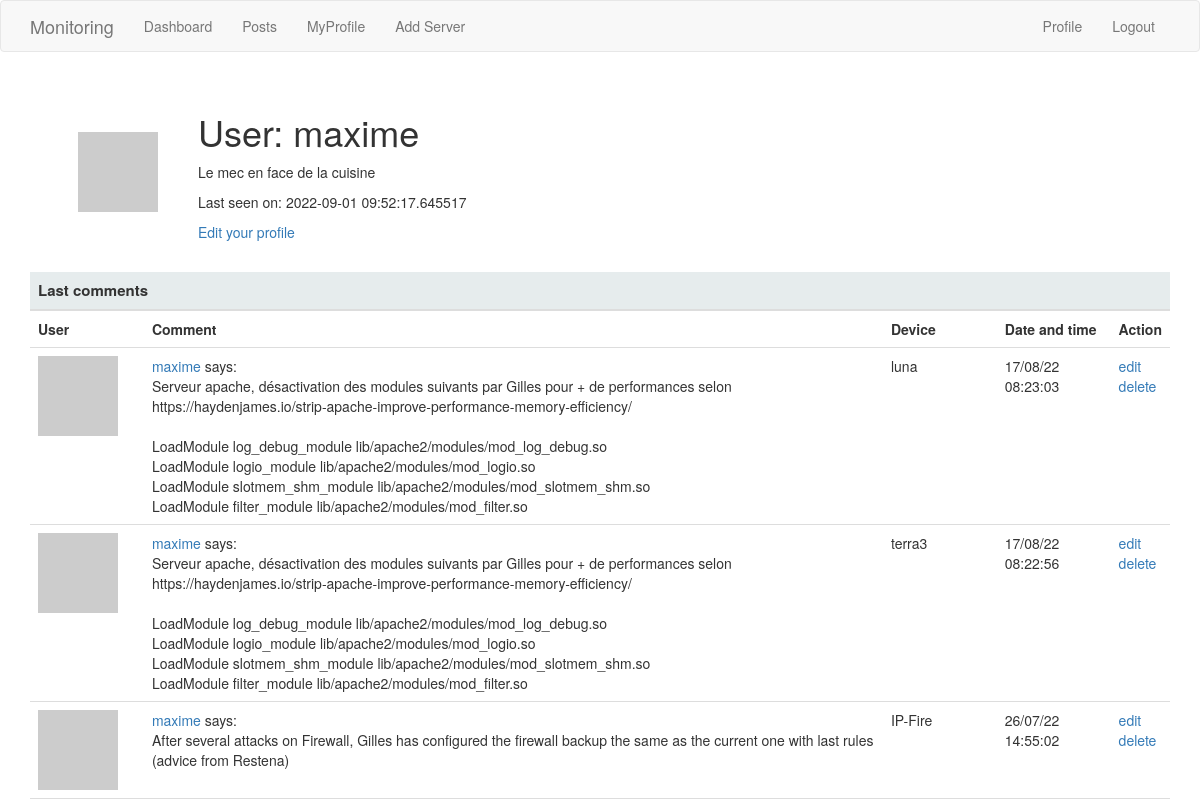
The app's page /user/maxime (signed in, upper part), older data.
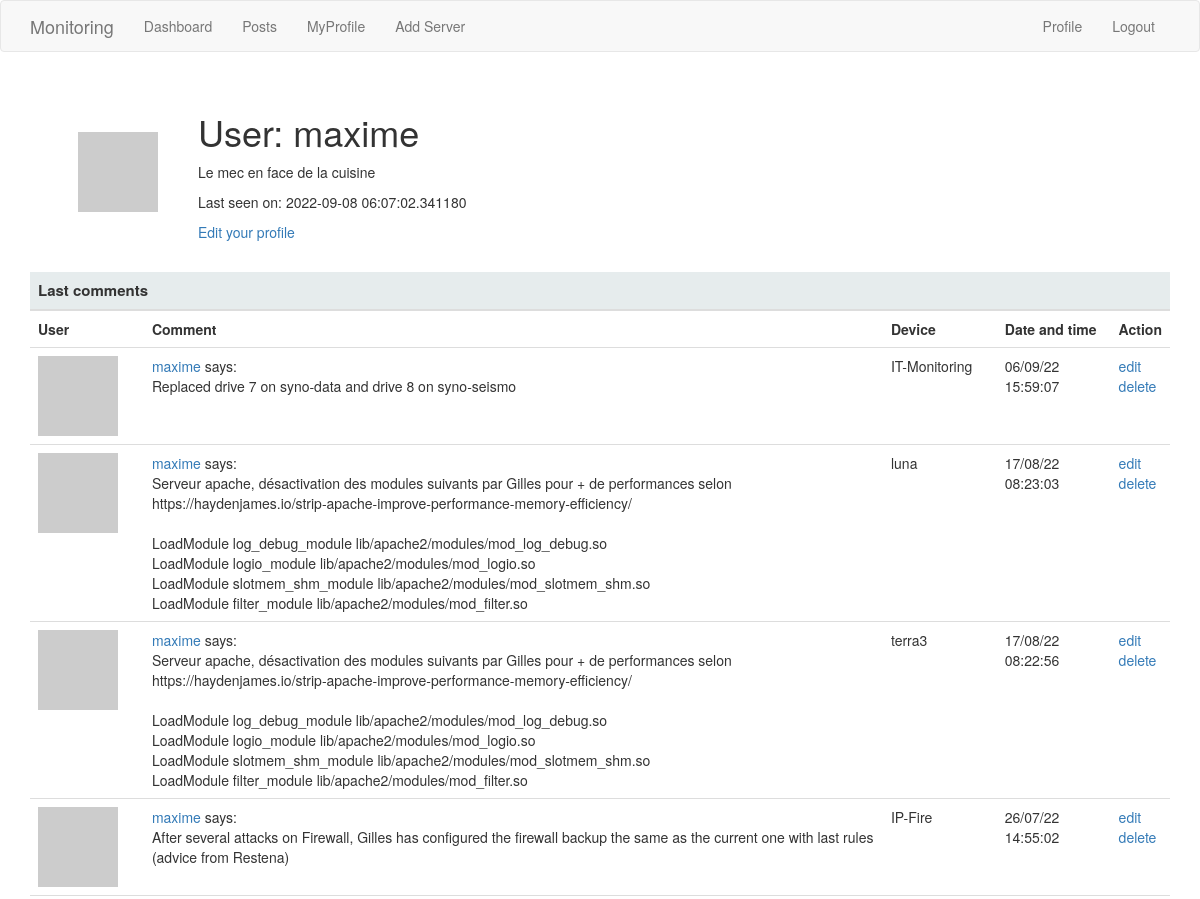
The same page, newer data.
### webapp/models.py (models this page shows, shortened)
class User(UserMixin, db.Model):
    __tablename__ = 'user'
    id = db.Column(db.Integer, primary_key=True)
    username = db.Column(db.String(64), index=True, unique=True)
    email = db.Column(db.String(120), index=True, unique=True)
    password_hash = db.Column(db.String(128))
    posts = db.relationship('Post', backref='author', lazy='dynamic')
    about_me = db.Column(db.String(140))
    last_seen = db.Column(db.DateTime, default=datetime.utcnow)
    def avatar(self, size):
        digest = md5(self.email.lower().encode('utf-8')).hexdigest()
        return 'https://www.gravatar.com/avatar/{}?d=identicon&s={}'.format(
            digest, size)

class Post(db.Model):
    id = db.Column(db.Integer, primary_key=True)
    body = db.Column(db.String(1000))
    timestamp = db.Column(db.DateTime, index=True, default=datetime.utcnow)
    user_id = db.Column(db.Integer, db.ForeignKey('user.id'))
    device = db.Column(db.String(30), index=True)

### webapp/routes.py (the view)
@app.route('/user/<username>')
@login_required
def user(username):
        user = User.query.filter_by(username=username).first_or_404()
        posts = Post.query.order_by(Post.timestamp.desc()).filter_by(user_id=user.id)
        return render_template('user.html', user=user, posts=posts)

### webapp/models.py (called while the page is built)
@login.user_loader
def load_user(id):
    return User.query.get(int(id))

### webapp/routes.py (called while the page is built)
@app.before_request
def before_request():
    if current_user.is_authenticated:
        current_user.last_seen = datetime.utcnow()
        db.session.commit()

### webapp/templates/user.html (shortened to what this page needs)
{% extends "base.html" %}
{% block content %}
<div class="container">
    <div class="margin">
        <table class="myProfile">
            <tr valign="center">
                <td><img src="{{ user.avatar(100) }}"></td>
                <td>
                    <h1>User: {{ user.username }}</h1>
                    {% if user.about_me %}<p>{{ user.about_me }}</p>{% endif %}
                    {% if user.last_seen %}<p>Last seen on: {{ user.last_seen }}</p>{% endif %}
                    {% if user == current_user %}
                        <p><a href="{{ url_for('edit_profile') }}">Edit your profile</a></p>
                    {% endif %}
                </td>
            </tr>
        </table>
        {% include 'table_post.html' %}
        {% endblock %}

### webapp/templates/base.html (shortened to what this page needs)
{% extends 'bootstrap/base.html' %}
{% block styles %}
{{super()}}
<link rel= "stylesheet" type= "text/css" href= "{{ url_for('static',filename='styles/style.css') }}">
{% endblock %}
{% block navbar %}
  <nav class="navbar navbar-default">
        <div class="container">
            <div class="navbar-header">
                <a class="navbar-brand" href="{{ url_for('monitoring') }}" onclick="return confirm('Do you want to monitor all servers? It will take a 20-30 sec!');">Monitoring</a>
            </div>
            <div class="collapse navbar-collapse" id="bs-example-navbar-collapse-1">
                <ul class="nav navbar-nav">
                    <li><a href="{{ url_for('dashboard') }}">Dashboard</a></li>
                    <li><a href="{{ url_for('index') }}">Posts</a></li>
                    {% if not current_user.is_anonymous %}
                        <li><a href="{{ url_for('user', username=current_user.username) }}">MyProfile</a></li>
                        <li><a href="{{ url_for('AddServer') }}">Add Server</a></li>
                    {% endif %}
                </ul>
                <ul class="nav navbar-nav navbar-right">
                    {% if current_user.is_anonymous %}
                    <li><a href="{{ url_for('login') }}">Login</a></li>
                    {% else %}
                    <li><a href="{{ url_for('user', username=current_user.username) }}">Profile</a></li>
                    <li><a href="{{ url_for('logout') }}">Logout</a></li>
                    {% endif %}
                </ul>
            </div>
        </div>
    </nav>
{% endblock %}

### webapp/templates/table_post.html
   <table class="table table-hover title">
        <col style="width:10%">
        <col style="width:65%">
        <col style="width:10%">
        <col style="width:10%">
        <col style="width:10%">
        <thead>
                <tr>
                        <th colspan="5">Last comments </th>
                </tr>
        </thead>
        <tbody>
                <tr >
                            <th>User</th>
                            <th>Comment</th>
                            <th>Device</th>
                            <th>Date and time</th>
                            <th>Action</th>
                </tr>
                {% for post in posts %}
                <tr>
                        <td width="3rem"><a href="{{ url_for('user', username=post.author.username) }}"><img src="{{ post.author.avatar(30) }}" /></a></td>
                        <td  style="white-space: pre-line"><a href="{{ url_for('user', username=post.author.username) }}">{{ post.author.username }}</a> says:<br>{{ post.body }}</td>
                        <td> {{ post.device }} </td>
                        <td class="date"> {{ post.timestamp.strftime("%d/%m/%y %X") }} </td>
                        <td><a href="{{ url_for('post_modify', id=post.id) }}" title="Modify Comment">edit</a>
                        <a href="{{ url_for('post_delete', id=post.id) }}" onclick="return confirm('Do you want to permanently delete the comment: {{ post.body }}?');" title="Delete Comment">delete</a>
                        </td>
                 </tr>
                {% endfor %}
        </tbody>
</table>

### webapp/static/styles/style.css (style rules this page uses)
.margin { width: 100%; }
table.myProfile { margin-left: 2em; }
table.myProfile td { text-align: left; padding: 2rem; }
table.title thead th { font-size: 1.5rem; background-color: #E6ECED; }

Row changes from the older to the newer data that the page shows:
changed User "maxime": last_seen "2022-09-01 09:52:17.645517" → "2022-09-08 06:07:02.341180"
added Post: author.username "maxime", body "Replaced drive 7 on syno-data and drive 8 on syno-seismo", device "IT-Monitoring", timestamp "06/09/22 15:59:07"
